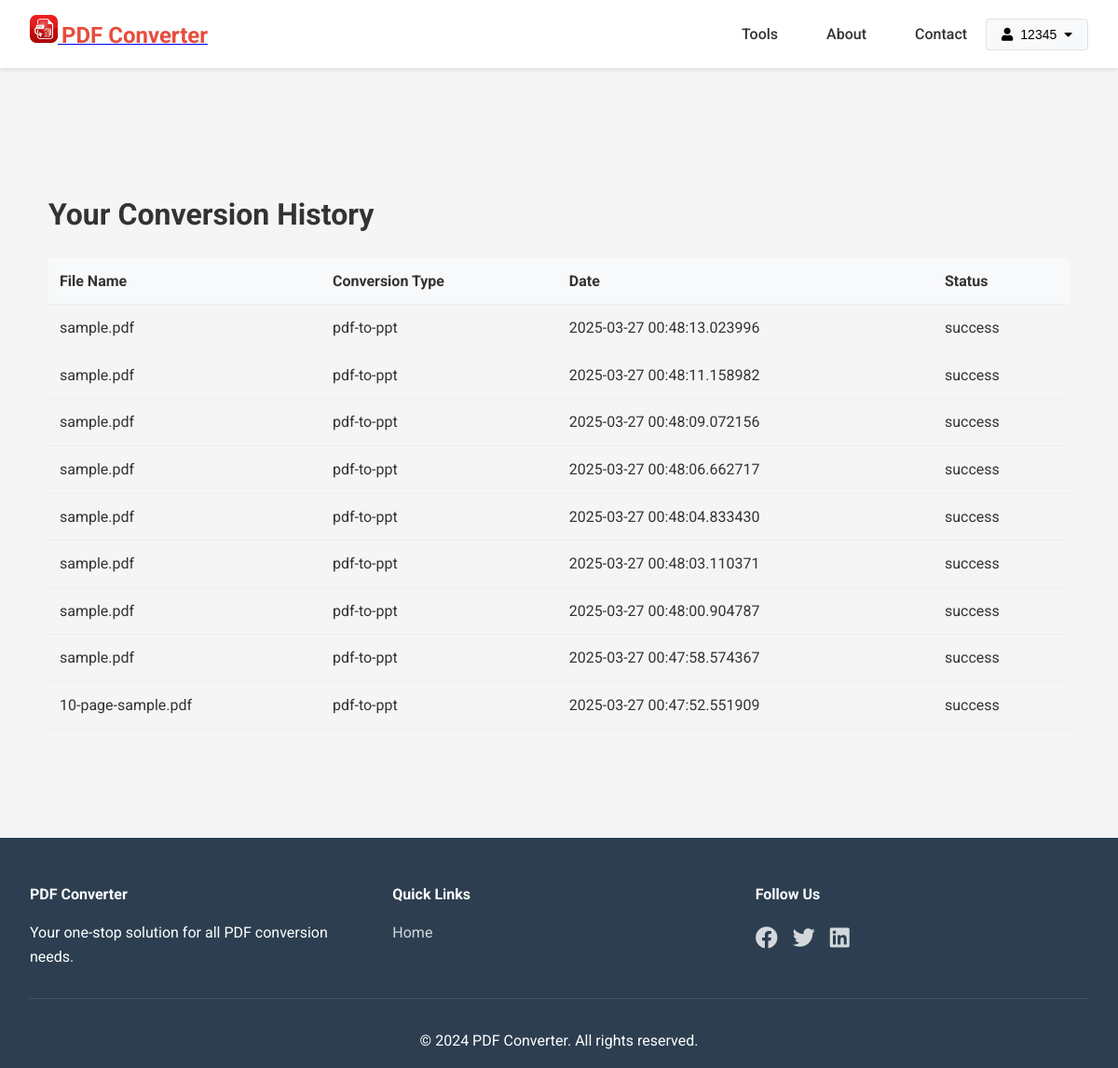
Screenshot of /history (signed in) with the database file from the repository.
### tables this page shows
CREATE TABLE conversions
                 (id INTEGER PRIMARY KEY AUTOINCREMENT,
                  filename TEXT,
                  conversion_type TEXT,
                  timestamp DATETIME,
                  status TEXT, user_id INTEGER REFERENCES users(id));

### app.py (the view)
    def decorated_function(*args, **kwargs):
        if 'user_id' not in session:
            flash('Please log in to access this page', 'error')
            return redirect(url_for('login'))
        return f(*args, **kwargs)

### app.py (called while the page is built)
def login_required(f):
    def decorated_function(*args, **kwargs):
        if 'user_id' not in session:
            flash('Please log in to access this page', 'error')
            return redirect(url_for('login'))
        return f(*args, **kwargs)
    decorated_function.__name__ = f.__name__
    return decorated_function

@app.route('/history')
@login_required
def history():
    conn = sqlite3.connect('conversions.db')
    c = conn.cursor()
    c.execute('''SELECT filename, conversion_type, timestamp, status
                 FROM conversions WHERE user_id = ?
                 ORDER BY timestamp DESC''', (session['user_id'],))
    conversions = c.fetchall()
    conn.close()
    return render_template('history.html', conversions=conversions)

### templates/history.html (shortened to what this page needs)
{% extends "base.html" %}
{% block content %}
<div class="history-container">
    <h1>Your Conversion History</h1>
    <div class="history-table">
        <table>
            <thead>
                <tr>
                    <th>File Name</th>
                    <th>Conversion Type</th>
                    <th>Date</th>
                    <th>Status</th>
                </tr>
            </thead>
            <tbody>
                {% for conversion in conversions %}
                <tr>
                    <td>{{ conversion[0] }}</td>
                    <td>{{ conversion[1] }}</td>
                    <td>{{ conversion[2] }}</td>
                    <td>{{ conversion[3] }}</td>
                </tr>
                {% endfor %}
            </tbody>
        </table>
    </div>
</div>
{% endblock %}

### static/css/style.css (style rules this page uses)
* { margin: 0; padding: 0; box-sizing: border-box; }
body { font-family: 'Roboto', sans-serif; line-height: 1.6; color: #333; background-color: #f5f5f5; }
.history-container { padding: 20px; max-width: 1200px; margin: 0 auto; }
.history-table { overflow-x: auto; }
.history-table table { width: 100%; border-collapse: collapse; margin-top: 20px; }
.history-table th, .history-table td { padding: 12px; text-align: left; border-bottom: 1px solid #eee; }
.history-table th { background-color: #f8f9fa; font-weight: bold; }

### rows the page displays
conversions: filename "sample.pdf", conversion_type "pdf-to-ppt", timestamp "2025-03-27 00:48:13.023996", status "success"
conversions: filename "sample.pdf", conversion_type "pdf-to-ppt", timestamp "2025-03-27 00:48:11.158982", status "success"
conversions: filename "sample.pdf", conversion_type "pdf-to-ppt", timestamp "2025-03-27 00:48:09.072156", status "success"
conversions: filename "sample.pdf", conversion_type "pdf-to-ppt", timestamp "2025-03-27 00:48:06.662717", status "success"
conversions: filename "sample.pdf", conversion_type "pdf-to-ppt", timestamp "2025-03-27 00:48:04.833430", status "success"
conversions: filename "sample.pdf", conversion_type "pdf-to-ppt", timestamp "2025-03-27 00:48:03.110371", status "success"
conversions: filename "sample.pdf", conversion_type "pdf-to-ppt", timestamp "2025-03-27 00:48:00.904787", status "success"
conversions: filename "sample.pdf", conversion_type "pdf-to-ppt", timestamp "2025-03-27 00:47:58.574367", status "success"
conversions: filename "10-page-sample.pdf", conversion_type "pdf-to-ppt", timestamp "2025-03-27 00:47:52.551909", status "success"

### other values shown
{{ session.username }} "12345"
